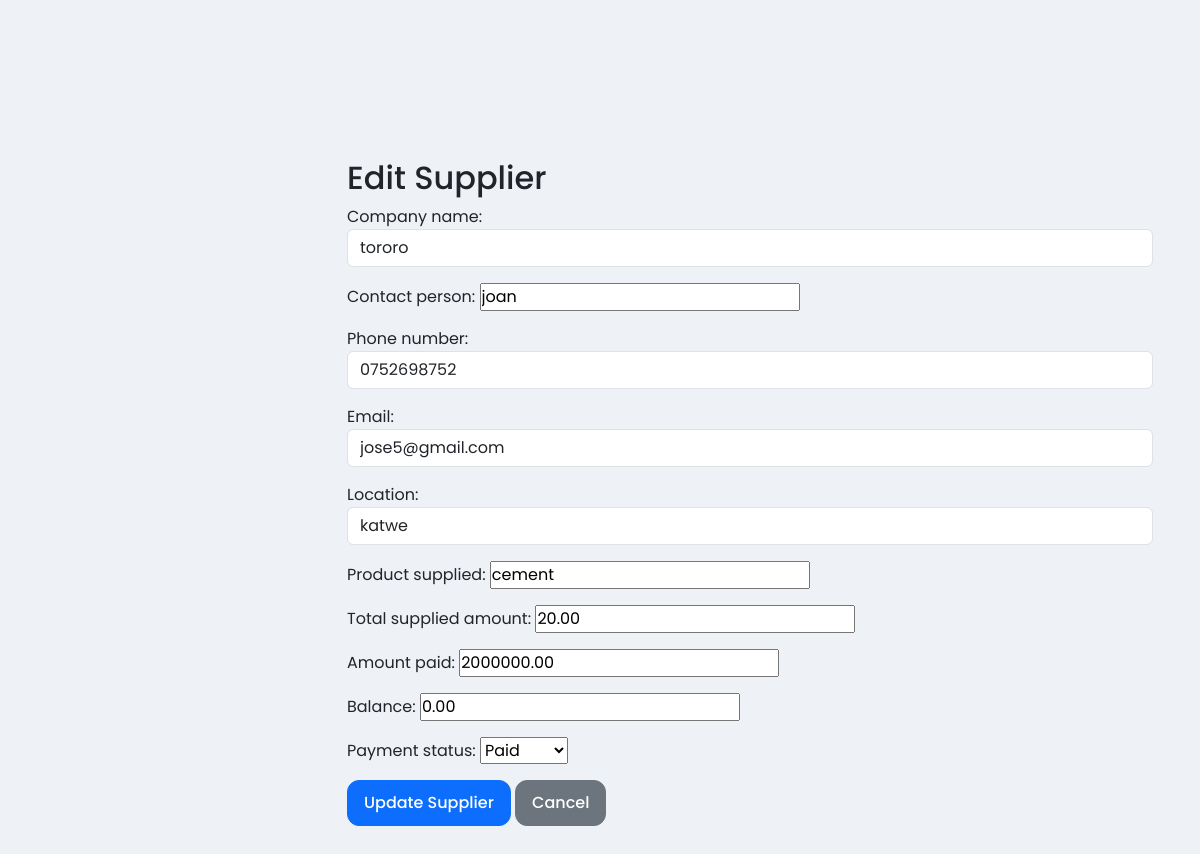
Screenshot of /suppliers/edit/3/ with the database file from the repository.
### suppliers/models.py (models this page shows, shortened)
class Supplier(models.Model):
    phone_validator = RegexValidator(
        regex=r'^(07\d{8}|2567\d{8})$',
        message='Enter valid Ugandan phone number'
    )
    STATUS = (
        ('paid', 'Paid'),
        ('pending', 'Pending'),
    )
    company_name = models.CharField(
        max_length=255
    )
    contact_person = models.CharField(
        max_length=255
    )
    phone_number = models.CharField(
        max_length=15,
        validators=[phone_validator]
    )
    email = models.EmailField(
        blank=True,
        null=True
    )
    location = models.CharField(
        max_length=255
    )
    product_supplied = models.CharField(
        max_length=255
    )
    total_supplied_amount = models.DecimalField(
        max_digits=12,
        decimal_places=2,
        default=0
    )
    amount_paid = models.DecimalField(
        max_digits=12,
        decimal_places=2,
        default=0
    )
    balance = models.DecimalField(
        max_digits=12,
        decimal_places=2,
        default=0
    )
    payment_status = models.CharField(
        max_length=10,
        choices=STATUS,
        default='pending'
    )
    created_at = models.DateTimeField(
        auto_now_add=True
    )

### suppliers/views.py (the view)
def edit_supplier(request, id):
    supplier = get_object_or_404(Supplier, id=id)
    form = SupplierForm(
        request.POST or None,
        instance=supplier
    )
    if form.is_valid():
        form.save()
        return redirect('supplier_list')
    return render(request, 'edit_supplier.html', {
        'form': form
    })

### suppliers/forms.py
class SupplierForm(forms.ModelForm):
    class Meta:
        model = Supplier
        fields = '__all__'
        widgets = {
            'company_name': forms.TextInput(attrs={
                'class': 'form-control'
            }),
            'supplier_name': forms.TextInput(attrs={
                'class': 'form-control'
            }),
            'phone_number': forms.TextInput(attrs={
                'class': 'form-control'
            }),
            'email': forms.EmailInput(attrs={
                'class': 'form-control'
            }),
            'location': forms.TextInput(attrs={
                'class': 'form-control'
            }),
        }

### suppliers/templates/edit_supplier.html (shortened to what this page needs)
{% extends 'base.html' %}
{% block content %}
<div class="container mt-4">
    <h2>Edit Supplier</h2>
    <form method="POST">
        {{ form.as_p }}
        <button type="submit" class="btn btn-primary">
            Update Supplier
        </button>
        <a href="{% url 'supplier_list' %}" class="btn btn-secondary">
            Cancel
        </a>
    </form>
</div>
{% endblock %}

### nyondo_stock_project/static/styles.css (style rules this page uses)
* { margin: 0; padding: 0; box-sizing: border-box; }
body { font-family: 'Poppins', sans-serif; background: #eef2f7; overflow-x: hidden; }
.btn { border-radius: 12px; font-weight: 500; padding: 10px 16px; }

### rows the page displays
Supplier: company_name "tororo", contact_person "joan", phone_number "0752698752", email "jose5@gmail.com", location "katwe", product_supplied "cement", total_supplied_amount "20.00", amount_paid "2000000.00", balance "0.00", payment_status "Paid"
